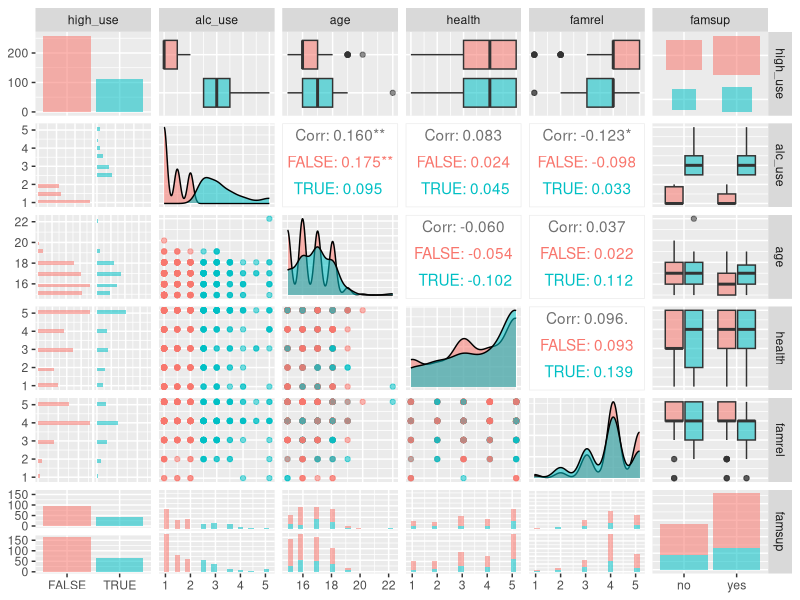
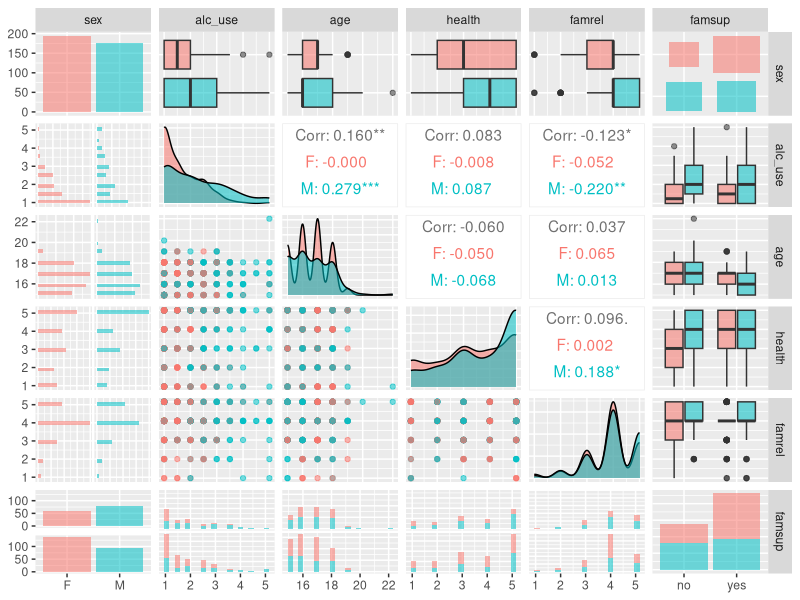
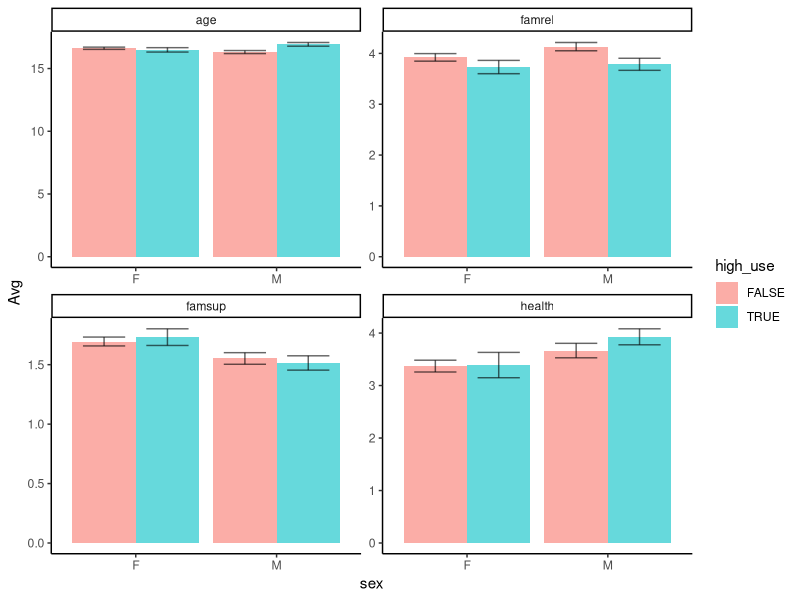
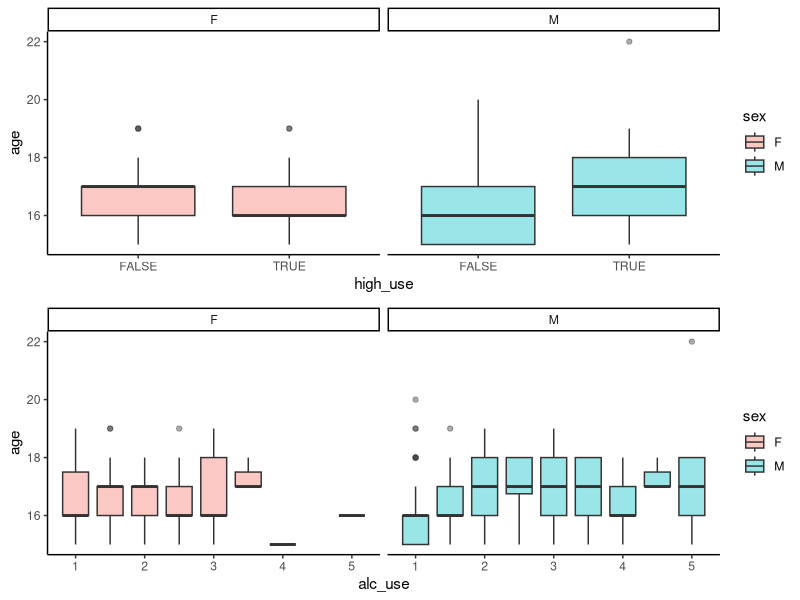
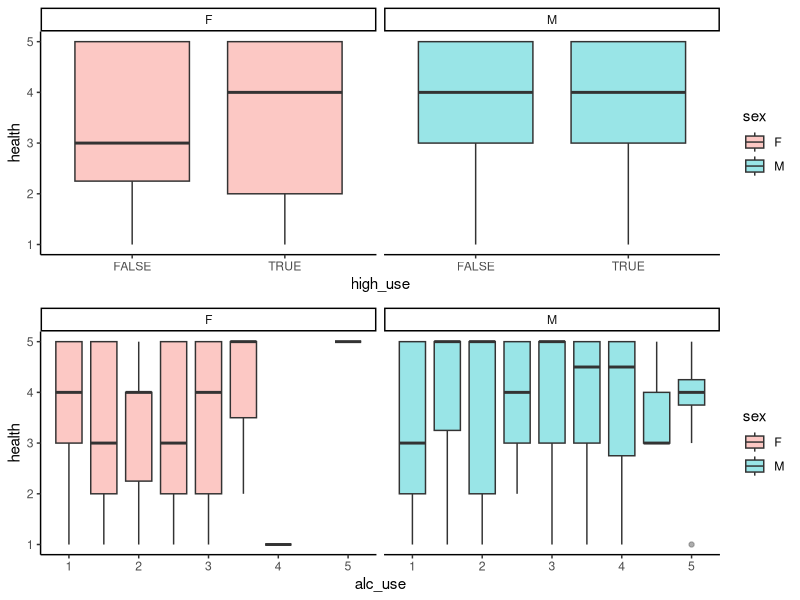
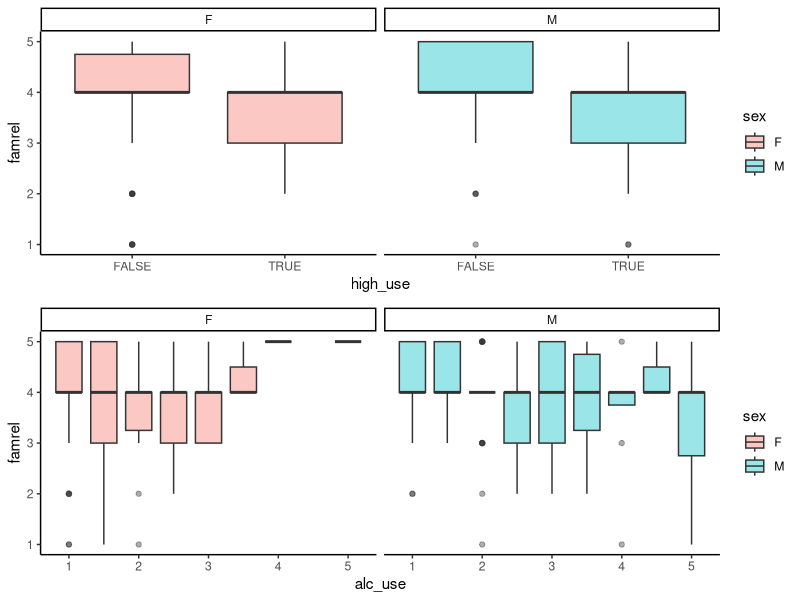
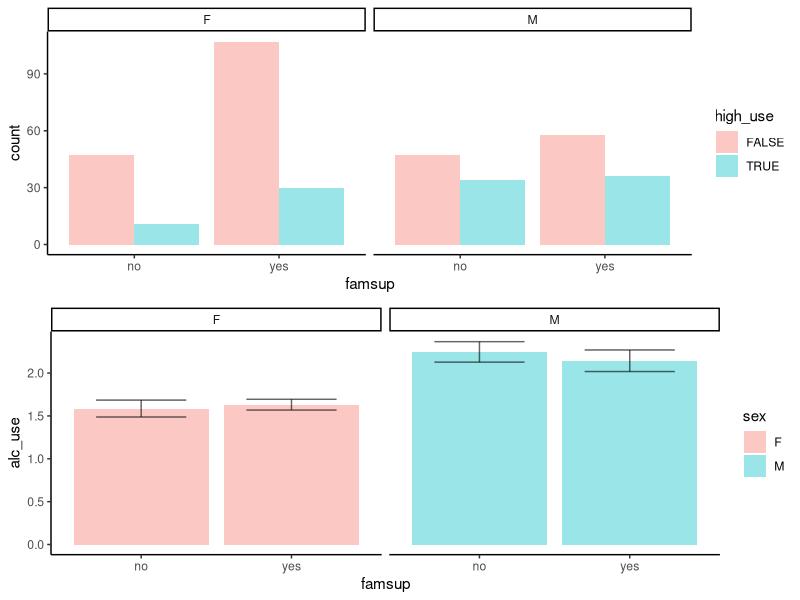
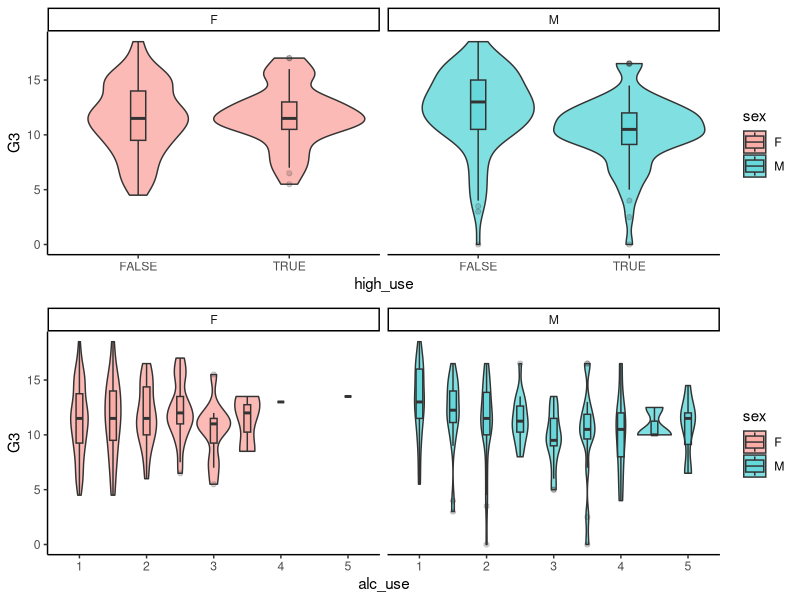

These figures' R source, in order:
## ---- chunk 1
date()
## ---- chunk 2

knitr::opts_knit$set(root.dir ="C:/Users/ramosgon/OneDrive - University of Helsinki/Courses/OpenDataScience/IODS-project/Data")

library(tidyverse)
library(ggplot2)
library(GGally)
library(ggpubr)
library(boot)

## ---- chunk 3

pormath <- read.csv("pormath.csv", header = T, sep = ",")

## ---- chunk 4

dim(pormath)

str(pormath)

## ---- chunk 5

## Select the columns as they are
pormath_subset <- pormath %>% 
  select(sex, high_use, alc_use, age, health, famrel, famsup)

## Turn sex, health, famrel, and famsup into factors
pormath_subset_fct <- pormath %>% 
  select(sex, high_use, alc_use, age, health, famrel, famsup) %>%
  mutate(across(c(sex, health, famrel, famsup), factor))

## Turn health, famrel, and famsup into numeric values
pormath_subset_nmr <- pormath_subset_fct %>%
  mutate(across(c(health, famrel, famsup), as.numeric))

## ---- chunk 6

pormath_subset_nmr %>%
  summary

## ---- chunk 7

pormath_subset_fct %>%
  summary

## ---- chunk 8

pormath_subset %>%
  select(-sex) %>% # remove sex
  ggpairs(mapping = aes(col = high_use, alpha = 0.3), 
          lower = list(combo = wrap("facethist", bins = 20)))

## ---- chunk 9

pormath_subset %>%
  select(-high_use) %>% # remove high_use
  ggpairs(mapping = aes(col = sex, alpha = 0.3), 
          lower = list(combo = wrap("facethist", bins = 20)))

## ---- chunk 10

pormath_subset_nmr %>%
  group_by(high_use, sex) %>%
  summarise(
    AvgAge = mean(age),
    sdAge = sd(age),
    AvgHealth = mean(health),
    sdHealth= sd(health),
    AvgFamRel = mean(famrel),
    sdFamRel = sd(famrel),
    AvgFamSup = mean(famsup),
    sdFamSup = sd(famsup))

## ---- chunk 11

pormath_subset_nmr %>%
  pivot_longer(cols = alc_use:famsup, names_to = "Attribute") %>%
  group_by(high_use, sex, Attribute) %>%
  summarise(Avg = mean(value), 
            se = sd(value)/sqrt(length(value))) %>%
  filter(Attribute != "alc_use") %>%
  ggplot(aes(x = sex, y = Avg, fill = high_use)) +
  geom_bar(position = position_dodge(), 
           stat = "identity", 
           alpha = 0.6) +
  geom_errorbar(aes(x = sex, ymin = Avg-se, ymax = Avg+se),
                position = position_dodge(width = 0.9),
                width = 0.6,
                alpha = 0.6)+
  facet_wrap("Attribute", scales = "free") +
  theme_classic()

## ---- chunk 12

g1 <- pormath_subset_nmr %>%
  ggplot(aes(x = high_use, y = age, fill = sex)) +
  geom_boxplot(alpha = 0.4) +
  facet_wrap("sex") +
  theme_classic()

g2 <- pormath_subset_nmr %>%
  ggplot(aes(x = alc_use, y = age, group = alc_use, fill = sex)) +
  geom_boxplot(alpha = 0.4) +
  facet_wrap("sex") +
  theme_classic()

ggarrange(g1, g2, ncol = 1)

## ---- chunk 13

g1 <- pormath_subset_nmr %>%
  ggplot(aes(x = high_use, y = health, fill = sex)) +
  geom_boxplot(alpha = 0.4) +
  facet_wrap("sex") +
  theme_classic()

g2 <- pormath_subset_nmr %>%
  ggplot(aes(x = alc_use, y = health, group = alc_use, fill = sex)) +
  geom_boxplot(alpha = 0.4) +
  facet_wrap("sex") +
  theme_classic()

ggarrange(g1, g2, ncol = 1)

## ---- chunk 14

g1 <- pormath_subset_nmr %>%
  ggplot(aes(x = high_use, y = famrel, fill = sex)) +
  geom_boxplot(alpha = 0.4) +
  facet_wrap("sex") +
  theme_classic()

g2 <- pormath_subset_nmr %>%
  ggplot(aes(x = alc_use, y = famrel, group = alc_use, fill = sex)) +
  geom_boxplot(alpha = 0.4) +
  facet_wrap("sex") +
  theme_classic()

ggarrange(g1, g2, ncol = 1)

## ---- chunk 15

g1 <- pormath_subset_fct %>%
  group_by(sex, famsup, high_use) %>%
  summarise(count = n()) %>%
  ggplot(aes(x = famsup, y = count, fill = high_use )) +
    geom_bar(position = "dodge",stat = "identity",alpha = 0.4) +
    facet_wrap("sex") +
    theme_classic()

g2 <- pormath_subset_fct %>%
  group_by(sex, famsup) %>%
  summarise( se = sd(alc_use)/sqrt(length(alc_use)),
             alc_use = mean(alc_use)) %>%
  ggplot(aes(x = famsup, y = alc_use, fill = sex)) +
  geom_bar(position = "dodge",stat = "identity",alpha = 0.4) +
  geom_errorbar(aes(x = famsup, ymin = alc_use-se, ymax = alc_use+se),
                position = position_dodge(width = 0.9),
                width = 0.6,
                alpha = 0.6) +
  facet_wrap("sex") +
  theme_classic()

ggarrange(g1, g2, ncol = 1)

## ---- chunk 16

g1 <- pormath %>%
  ggplot(aes(x = high_use, y = G3, fill = sex)) +
  geom_violin(width = 1, alpha = 0.5) +
  geom_boxplot(position = position_dodge(width =1),
               width = 0.1,
               alpha = 0.2) +
  facet_wrap("sex") +
  theme_classic()

g2 <- pormath %>%
  ggplot(aes(x = alc_use, y = G3, group = alc_use, fill = sex)) +
  geom_violin( width = 0.5, alpha = 0.5) +
  geom_boxplot( width = 0.1, alpha = 0.2) +
  facet_wrap("sex") +
  theme_classic()

ggarrange(g1, g2, ncol = 1)

## ---- chunk 17

model1 <- glm(high_use ~ age + health + famrel + famsup, 
              data = pormath_subset, 
              family = "binomial")

summary(model1)

## ---- chunk 18

model2 <- glm(high_use ~ age + health + famrel + famsup - 1, 
              data = pormath_subset, 
              family = "binomial")

summary(model2)

## ---- chunk 19

model3 <- glm(high_use ~ age + health + famrel, 
              data = pormath_subset, 
              family = "binomial")

summary(model3)

anova(model1, model3, test = "LRT")

## ---- chunk 20

model4 <- glm(high_use ~ age + famrel, 
              data = pormath_subset, 
              family = "binomial")

summary(model4)

## ---- chunk 21

model <- model3

OR <- model %>% 
  coef %>% 
  exp

CI <- model %>% 
  confint %>% 
  exp

m_OR <- cbind(OR, CI)
m_OR

## ---- chunk 22

probs <- predict(model, type = "response") # Predict probability responses based on the variables

pormath_predict <- pormath_subset %>%
  mutate(probability = probs) %>% # add them to our data.frame
  mutate(prediction = probability > 0.5) # Compare those probabilities to our significance cutoff to identify the logical value

# Plot the 2X2 cross tabulation of the predictions
table(high_use = pormath_predict$high_use, 
      prediction = pormath_predict$prediction) %>%
  prop.table %>%
  addmargins()

## ---- chunk 23

pormath_predict %>%
  ggplot(aes(x = probability, y = high_use, col = prediction)) + 
  geom_point() +
  theme_classic()

## ---- chunk 24

loss_func <- function(class, prob) {
  n_wrong <- abs(class - prob) > 0.5
  mean(n_wrong)
}

## ---- chunk 25

te <- loss_func(class = pormath_predict$high_use, prob = pormath_predict$probability)

set.seed(1)
cv <- pormath_predict %>%
  cv.glm(cost = loss_func, glmfit = model, K = 10)

cat(paste("Training error: ", te, "\n10-fold CV: ", cv$delta[1]))

